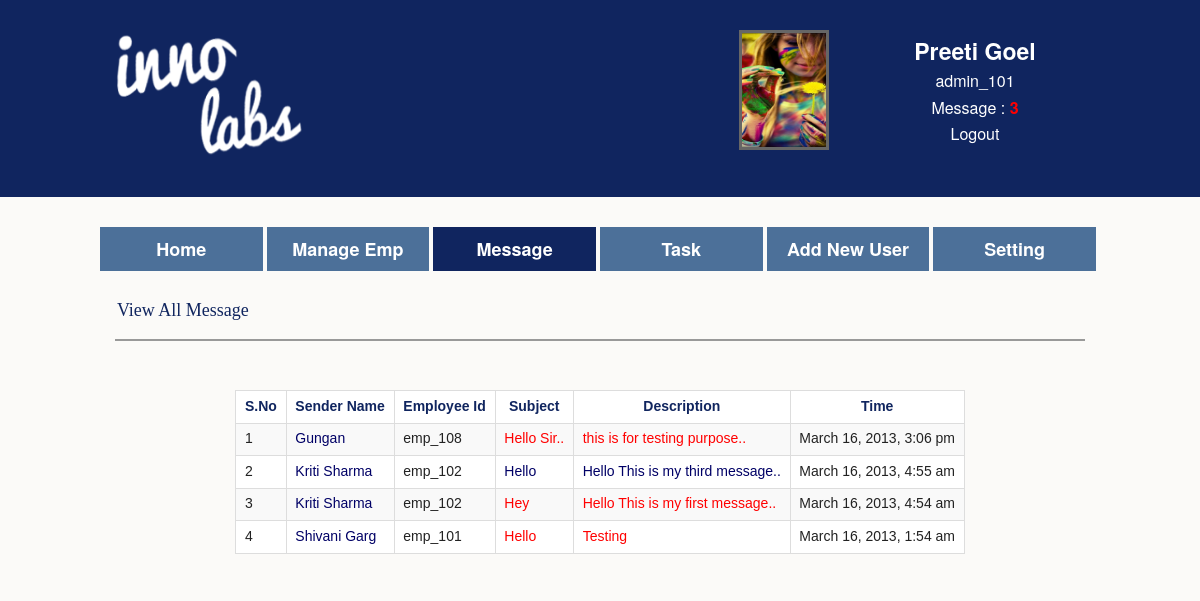
/view_message.php (signed in), run on the app's committed database.
### tables this page shows
CREATE TABLE IF NOT EXISTS `msg_admin_101` (
  `id` int(11) NOT NULL AUTO_INCREMENT,
  `User_id` varchar(255) NOT NULL,
  `Subject` varchar(255) NOT NULL,
  `Description` varchar(255) NOT NULL,
  `Time` varchar(255) NOT NULL,
  `Display` varchar(255) NOT NULL,
  `Status` varchar(255) NOT NULL,
  PRIMARY KEY (`id`)
);

CREATE TABLE IF NOT EXISTS `employee` (
  `id` int(11) NOT NULL AUTO_INCREMENT,
  `Name` varchar(255) NOT NULL,
  `User_id` varchar(255) NOT NULL,
  `Password` varchar(255) NOT NULL,
  `Email_id` varchar(255) NOT NULL,
  `Mobile` varchar(255) NOT NULL,
  `Gender` varchar(255) NOT NULL,
  `Dob` varchar(255) NOT NULL,
  `Department` varchar(255) NOT NULL,
  `Exp_year` varchar(255) NOT NULL,
  `Company` varchar(255) NOT NULL,
  `Designation` varchar(255) NOT NULL,
  `Father_name` varchar(255) NOT NULL,
  `Mother_name` varchar(255) NOT NULL,
  `Father_mobile` varchar(255) NOT NULL,
  `Address` varchar(255) NOT NULL,
  `Image` varchar(255) NOT NULL,
  `Status` varchar(255) NOT NULL,
  PRIMARY KEY (`id`)
);

### view_message.php (the view, shortened to what this page needs)
<?php
include('header.php');
$query = mysql_query("SELECT * FROM $table WHERE Status = 'True' ORDER BY id DESC");
$row_msg_dis = mysql_fetch_assoc($query);
$row_msg_dis_total = mysql_num_rows($query);
?>
   <?php
	if(substr($_SESSION['login_id'],0,4) == 'admi')
	{
	?>
    <div class="row nav">
    	<a href="home.php">
        <div class="large-2 column">
         Home
        </div>
        </a>
        <a href="manage_emp.php">
        <div class="large-2 column">
       	 Manage Emp
        </div>
        </a>
        <a href="message.php">
        <div class="large-2 column" style="background:#10255F;">
         Message
        </div>
        </a>
        <a href="task.php">
        <div class="large-2 column">
         Task
        </div>
        </a>
        <a href="signup.php">
        <div class="large-2 column">
         Add New User
        </div>
        </a>
        <a href="setting.php">
        <div class="large-2 column" >
        Setting
        </div>
        </a>
    </div>
    <?php
	}
	?>
    <div class="row">
    	<div class="large-12 column main_heading">
        View All Message
        </div>
    </div>
     <div class="row">
    	<div class="large-12 column">
        <hr style="border:0.1em #999999 solid;">
        </div>
    </div>
   <div class="manage_emp">
   <div class="row table">
   <div class="large-10 columns large-centered" style="text-align:center">
   <center>
   	<?php
	if($row_msg_dis_total != '0')
	{
		echo '<table border="2">';
		echo '<tr>
   		<td class="head_table">S.No</td>
       	<td class="head_table">Sender Name</td>
        <td class="head_table">Employee Id</td>
        <td class="head_table">Subject</td>
        <td class="head_table">Description</td>
        <td class="head_table">Time</td>
  		</tr>';
		$a = 1;
do{
	if($row_msg_dis['Display'] == '0')
	{
		$sender_id = $row_msg_dis['User_id'];
		if(substr($row_msg_dis['User_id'],0,4) == 'admi')
		{
			$query_name = mysql_query("SELECT * FROM admin WHERE User_id = '$sender_id' AND Status = 'True'");
			$row_name = mysql_fetch_assoc($query_name);
			if($row_name['Status'] == "True")
				{
				echo '<tr>';
				echo '<td>'.$a.'</td>';
				echo '<td><a href="#" class="user_table">'.$row_name['Name'].'</a></td>';
				echo '<td>'.$row_msg_dis['User_id'].'</td>';
				echo '<td><a href="view_full_message.php?id='.$row_msg_dis['id'].'" class="user_table">'.$row_msg_dis['Subject'].'</a></td>';
				echo '<td><a href="view_full_message.php?id='.$row_msg_dis['id'].'" class="user_table">'.$row_msg_dis['Description'].'</a></td>';
				echo '<td>'.$row_msg_dis['Time'].'</td>';
				echo '</tr>';
				$a++;
			}
		}
		elseif(substr($row_msg_dis['User_id'],0,4) == 'emp_')
		{
			$query_name = mysql_query("SELECT * FROM employee WHERE User_id = '$sender_id' AND Status = 'True'");
			$row_name = mysql_fetch_assoc($query_name);
			if($row_name['Status'] == "True")
			{
				echo '<tr>';
				echo '<td>'.$a.'</td>';
				echo '<td><a href="view_employee.php?user_id='.$row_msg_dis['User_id'].'" class="user_table">'.$row_name['Name'].'</a></td>';
				echo '<td>'.$row_msg_dis['User_id'].'</td>';
				echo '<td><a href="view_full_message.php?id='.$row_msg_dis['id'].'" class="user_table">'.$row_msg_dis['Subject'].'</a></td>';
				echo '<td><a href="view_full_message.php?id='.$row_msg_dis['id'].'" class="user_table">'.$row_msg_dis['Description'].'</a></td>';
				echo '<td>'.$row_msg_dis['Time'].'</td>';
				echo '</tr>';
				$a++;
			}
		}
	}
	else
	{
		$sender_id = $row_msg_dis['User_id'];
		if(substr($row_msg_dis['User_id'],0,4) == 'admi')
		{
			$query_name = mysql_query("SELECT * FROM admin WHERE User_id = '$sender_id' AND Status = 'True'");
			$row_name = mysql_fetch_assoc($query_name);
			if($row_name['Status'] == "True")
			{
				echo '<td>'.$a.'</td>';
				echo '<td><a href="#" class="user_table">'.$row_name['Name'].'</a></td>';
				echo '<td>'.$row_msg_dis['User_id'].'</td>';
				echo '<td><a href="view_full_message.php?id='.$row_msg_dis['id'].'" class="user_table" style="color:red !important;">'.$row_msg_dis['Subject'].'</a></td>';
				echo '<td><a href="view_full_message.php?id='.$row_msg_dis['id'].'" class="user_table" style="color:red !important;">'.$row_msg_dis['Description'].'</a></td>';
				echo '<td>'.$row_msg_dis['Time'].'</td>';
				echo '</tr>';
				$a++;
			}
		}
		elseif(substr($row_msg_dis['User_id'],0,4) == 'emp_')
		{
			$query_name = mysql_query("SELECT * FROM employee WHERE User_id = '$sender_id' AND Status = 'True'");
			$row_name = mysql_fetch_assoc($query_name);
			if($row_name['Status'] == "True")
			{
				echo '<td>'.$a.'</td>';
				echo '<td><a href="view_employee.php?user_id='.$row_msg_dis['User_id'].'" class="user_table">'.$row_name['Name'].'</a></td>';echo '<td>'.$row_msg_dis['User_id'].'</td>';
				echo '<td><a href="view_full_message.php?id='.$row_msg_dis['id'].'" class="user_table" style="color:red !important;">'.$row_msg_dis['Subject'].'</a></td>';
				echo '<td><a href="view_full_message.php?id='.$row_msg_dis['id'].'" class="user_table" style="color:red !important;">'.$row_msg_dis['Description'].'</a></td>';
				echo '<td>'.$row_msg_dis['Time'].'</td>';
				$a++;
			}
		}
	}
}while($row_msg_dis = mysql_fetch_assoc($query));
	echo '</table>';
	}
	else
	{
		echo "<p>You Have No Message..</p>";
	}
	?>
   </center>
   </div>
   </div>
   </div>
</body>
</html>

### header.php (shortened to what this page needs)
<?php
if(substr($_SESSION['login_id'],0,4) == 'admi')
{
	if(!isset($_SESSION['login_id']))
	{
		header('location:index.php');
	}
	else{
		$user_id = $_SESSION['login_id'];
		$table = "msg_".$user_id;
		$query = mysql_query("SELECT * FROM admin Where Status = 'True' AND User_id = '$user_id'");
		$row_header = mysql_fetch_assoc($query);
		$query = mysql_query("SELECT * FROM $table WHERE Status = 'True' AND Display = '1'");
		$total_message =  mysql_num_rows($query);
	}
?>
<!DOCTYPE html>
 <html class="no-js" lang="en">
<head>
  <link rel="stylesheet" href="css/normalize.css" />
  <link rel="stylesheet" href="css/main.css" />
  <link rel="stylesheet" href="css/foundation.css" />
</head>
<body id="body">
<div id="full_width">
    <div class="row header" id="full_widths">
        <div class="large-6 columns">
        	<div class="row">
            <div class="large-10 column">
       			 <a href="#"><img src="img/logo.png" style="height:130px;  margin-left:-100px;"></a>
        	</div>
        	</div>
        </div>
        <div class="large-2 large-offset-1 column" >
            <div class="row">
				<div class="large-8 large-offset-4">
            		<img src="admin/<?php echo $row_header['Image']?>" style="height:120px;width:90px;border:3px #666 solid;"  >
            	</div>
            </div>
        </div>
        <div class="large-3 column end">
            <div class="row ">
                <div class="large-12 columns user_name">
                <h4><a href="#" class="user_n"><?php echo $row_header['Name']?></a></h4>
                </div>
            </div>
            <div class="row ">
                <div class="large-12 user_name columns" style="margin-top:-10px;">
                <p class="user_n"><?php echo $row_header['User_id']?></p>
                </div>
            </div>
            <div class="row ">
                <div class="large-12 user_name column" style="margin-top:-19px;">
                <p><a href="view_message.php" class="user_n">Message : <?php
                if($total_message == '0')
				{
					echo "<span style='font-weight:bold;'>".$total_message."</span>";
				}
				else
				{
					echo "<span style='color:red;font-weight:bold;'>".$total_message."</span>";
				}
				?>
                </a></p>
                </div>
            </div>
            <div class="row ">
                <div class="large-12 user_name column" style="margin-top:-19px;">
                <p><a href="logout.php" class="user_n">Logout</a></p>
                </div>
            </div>
         </div>
    </div>
 </div>
<?php
}
else{
	unset($_SESSION['login_id']);
	header('location: index.php');
}
?>

### css/main.css (style rules this page uses)
#body { background:#fbfaf8; }
.main_heading { margin-top:30px; font-size:18px; color:#10255F; font-family:"Comic Sans MS", cursive; }
#full_width { width:100%; background:#10255F; }
.header { padding-top:30px; padding-bottom:30px; }
.user_name { text-align:center; }
.user_n { color:#fff !important; }
.user_table { color:#006 !important; }
.nav { padding-top:30px; }
.nav div { text-align:center; padding-top:1.3%; padding-bottom:1.3%; font-size:18px; background:#4c7099; border-right:#fbfaf8 solid 4px; color:#fff; font-weight:bold; }
.manage_emp { font-family:"Lucida Sans Unicode", "Lucida Grande", sans-serif; }
.manage_emp .table { padding-top:30px; }
.head_table { font-size:14px; font-weight:bold; color:#10255F; text-align:center; }
tr { padding:50px; }

### data on the page
msg_admin_101: employee.Name "Gungan", User "emp_108", Subject "Hello Sir..", Description "this is for testing purpose..", Time "March 16, 2013, 3:06 pm"
msg_admin_101: employee.Name "Kriti Sharma", User "emp_102", Subject "Hello", Description "Hello This is my third message..", Time "March 16, 2013, 4:55 am"
msg_admin_101: employee.Name "Kriti Sharma", User "emp_102", Subject "Hey", Description "Hello This is my first message..", Time "March 16, 2013, 4:54 am"
msg_admin_101: employee.Name "Shivani Garg", User "emp_101", Subject "Hello", Description "Testing", Time "March 16, 2013, 1:54 am"

### other printed values
$row_header['Name'] "Preeti Goel"
$row_header['User_id'] "admin_101"
$total_message "3"
